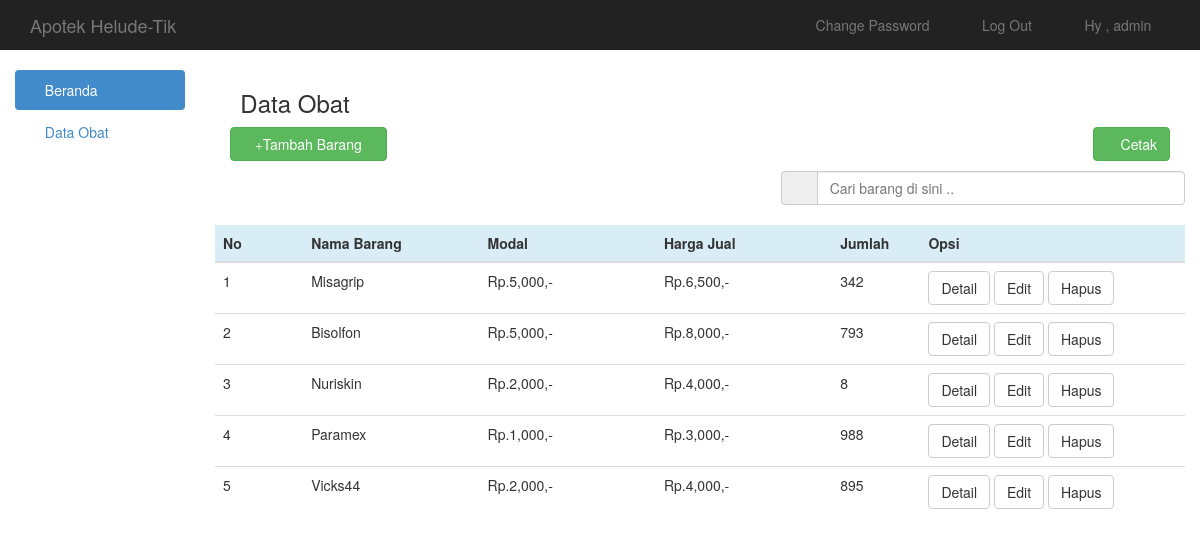
Page /barang.php (signed in) on the earlier database version.
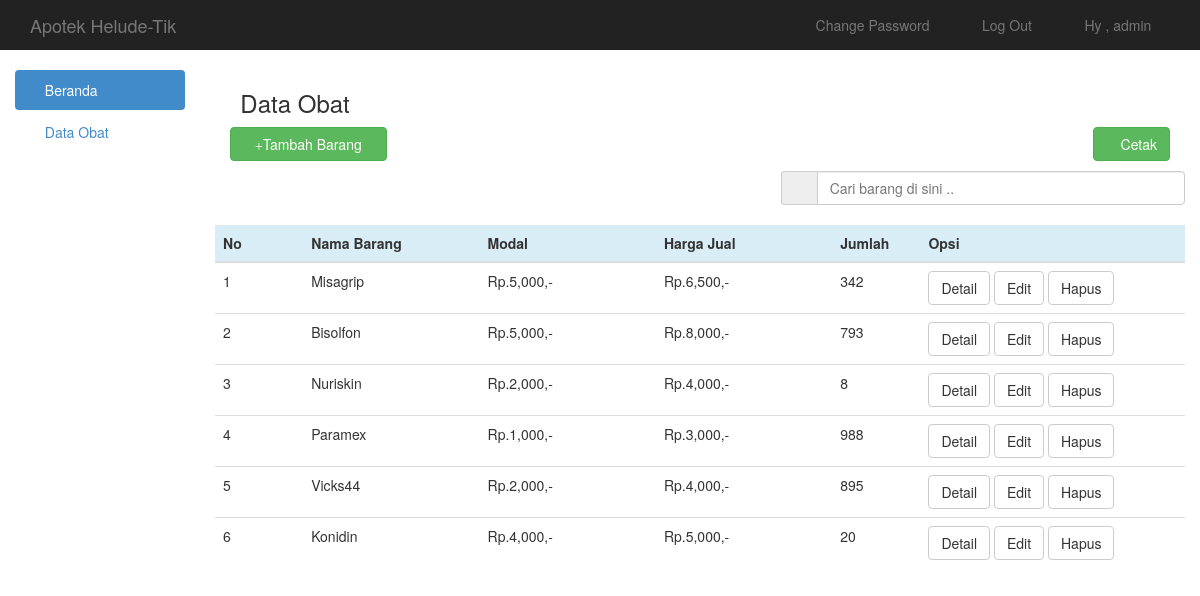
Same page on the later database version.
### tables this page shows
CREATE TABLE `barang` (
  `id` int(11) NOT NULL,
  `nama` text NOT NULL,
  `jenis` text NOT NULL,
  `suplier` text NOT NULL,
  `modal` int(11) NOT NULL,
  `harga` int(11) NOT NULL,
  `jumlah` int(11) NOT NULL,
  `sisa` int(11) NOT NULL
);

### barang.php (the view, shortened to what this page needs)
<?php include 'header.php'; ?>
<h3><span class="glyphicon glyphicon-briefcase"></span>  Data Obat</h3>
<div class="col-md-12">
	<button data-toggle="modal" data-target="#myModal" class="btn btn-success col-md-2"><span class="glyphicon glyphicon-plus"></span>Tambah Barang</button>
	<a style="margin-bottom:10px" href="preview.php" target="_blank" class="btn btn-success pull-right"><span class='glyphicon glyphicon-print'></span>  Cetak</a>
</div>
<form action="cari_act.php" method="get">
	<div class="input-group col-md-5 col-md-offset-7">
		<span class="input-group-addon" id="basic-addon1"><span class="glyphicon glyphicon-search"></span></span>
		<input type="text" class="form-control" placeholder="Cari barang di sini .." name="cari">
	</div>
</form>
<br/>
<table class="table table-inverse">
	<thead>
	<tr class="bg-info">
		<th class="col-md-1" >No</th>
		<th class="col-md-2">Nama Barang</th>
		<th class="col-md-2">Modal</th>
		<th class="col-md-2">Harga Jual</th>
		<th class="col-md-1">Jumlah</th>
		<th class="col-md-3">Opsi</th>
	</tr>
	</thead>
	<?php
	if(isset($_GET['cari'])){
		$cari=mysql_real_escape_string($_GET['cari']);
		$brg=mysql_query("select * from barang where nama like '%$cari%' or jenis like '%$cari%'");
	}else{
		$brg=mysql_query("select * from barang");
	}
	$no=1;
	while($b=mysql_fetch_array($brg)){
		?>
		<tr>
			<td><?php echo $no++ ?></td>
			<td><?php echo $b['nama'] ?></td>
			<td>Rp.<?php echo number_format($b['modal']) ?>,-</td>
			<td>Rp.<?php echo number_format($b['harga']) ?>,-</td>
			<td><?php echo $b['jumlah'] ?></td>
			<td>
				<a href="det_barang.php?id=<?php echo $b['id']; ?>" class="btn btn-default">Detail</a>
				<a href="edit.php?id=<?php echo $b['id']; ?>" class="btn btn-default">Edit</a>
				<a onclick="if(confirm('Apakah anda yakin ingin menghapus data ini ??')){ location.href='hapus.php?id=<?php echo $b['id']; ?>' }" class="btn btn-default">Hapus</a>
			</td>
		</tr>
		<?php
	}
	?>
</table>

Differences in the rows shown:
added barang: nama "Konidin", modal "4,000", harga "5,000", jumlah "20"
